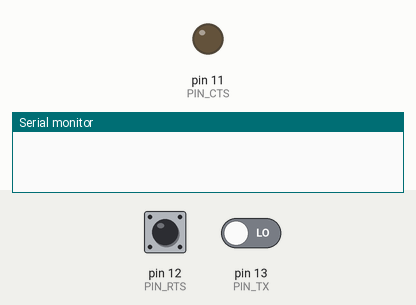
Recording of a sketch running on a simulated Arduino Uno, built with avr-gcc and run on an emulated ATmega328P. Shown: output pins drawn as LEDs (lit = HIGH), the last lines printed to the serial monitor. Dashed ring = blinking. The test bench sets the inputs (shaded band); at power-on: pin 12 (PIN_RTS) LOW, pin 13 (PIN_TX) LOW. Pins used as bus, display or sensor lines are not drawn.

Above: at 1.2 s.
1.3 s: pin 12 (PIN_RTS) driven HIGH
At 2.4 s:
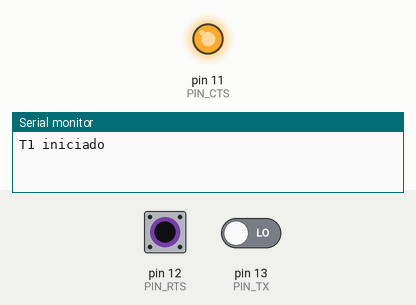
2.8 s: pin 12 (PIN_RTS) driven LOW
At 4.6 s:
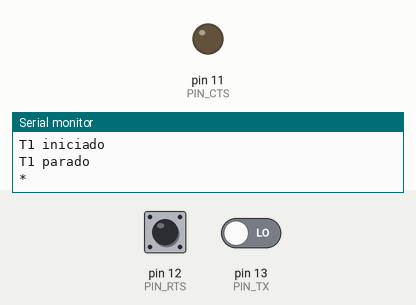
4.9 s: pin 12 (PIN_RTS) pulsed HIGH 5 times (0.12 s each, 0.3 s apart)
At 7.0 s:
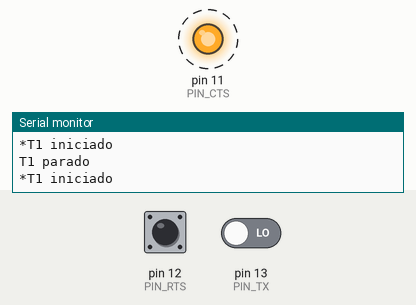
Timing chart, 0 to 8.8 s (numbered marks = the images above; inputs shaded):
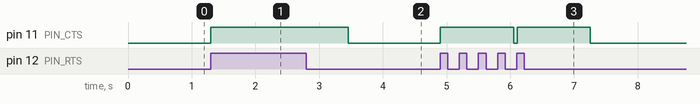

The sketch:

Receiver.ino
```cpp
#include "Temporizador.h"

// Pinos
#define PIN_TX 13
#define PIN_RTS 12
#define PIN_CTS 11
#define PIN_CLK 8

// Baud
#define BAUD_RATE 1
#define HALF_BAUD 1000 / (2 * BAUD_RATE)

// Controlador de recepção
bool receiving;

// RTS atual
int curRTS;

// Caractere atual
char curChar;
bool evenParity;

// Posição
int charPosition;

// Mostra o clock no pino 8
void showClock(bool b) {
    digitalWrite(PIN_CLK, b);
    delay(50);
}

// Paridade
bool getParity(char c) {
    bool parity = 0;
    while (c) {
        parity = !parity;
        c = c & (c - 1);
    }
    return parity;
}

// Exibe o dado
void printData() {
    // Checa paridade
    bool par = getParity(curChar);

    // Exibe o dado
    Serial.print((evenParity && !par) || (!evenParity && par) ? String(curChar)
                                                              : "*");
}

// Reseta a transmissão
void resetTransmission() {
    receiving = false;
    evenParity = false;
    charPosition = 7;
}

// Interrupção
ISR(TIMER1_COMPA_vect) {
    // Mostra o clock
    showClock(HIGH);

    // Lê o RTS do pino
    if (digitalRead(PIN_RTS)) {
        // Lê o dado
        bool cBit = digitalRead(PIN_TX);

        // Caso seja componente do char
        if (charPosition >= 0) {
            bitWrite(curChar, charPosition--, cBit);
            return;
        }

        // Caso seja componente de paridade
        if (cBit) {
            evenParity = true;
            return;
        }

        return;
    }

    // Pausa o temporizador
    paraTemporizador();

    // Exibe o dado
    printData();

    // Configura o CTS
    digitalWrite(PIN_CTS, LOW);

    // Indica o fim de recepção
    resetTransmission();
}

void setup() {
    // Desabilita interrupcoes
    noInterrupts();

    // Inicializa serial
    Serial.begin(9600);

    // Configura pinos
    pinMode(PIN_TX, INPUT);
    pinMode(PIN_RTS, INPUT);
    pinMode(PIN_CTS, OUTPUT);
    pinMode(PIN_CLK, OUTPUT);

    // Configura timer
    configuraTemporizador(BAUD_RATE);

    // Reseta operadores
    resetTransmission();

    // Habilita interrupcoes
    interrupts();

    // Inicializa o CTS
    digitalWrite(PIN_CTS, LOW);
}
void loop() {
    // Lê o RTS
    curRTS = digitalRead(PIN_RTS);

    if (!receiving && curRTS == HIGH) {
        // Indica o início de recepção
        receiving = true;

        // Configura o CTS
        digitalWrite(PIN_CTS, HIGH);

        delay(0.3 * HALF_BAUD);

        // Inicia o temporizador
        iniciaTemporizador();
    }

    showClock(LOW);
}
```

Temporizador.h
```cpp
void configuraTemporizador(int baud_rate){
  int frequencia;
  frequencia = constrain(baud_rate,1,1500);
  //set timer1 interrupt
  TCCR1A = 0;// set entire TCCR1A register to 0
  TCCR1B = 0;// same for TCCR1B
  TCNT1  = 0;//initialize counter value to 0
  //OCR1A = contador;// = (16*10^6) / (10*1024) - 1 (must be <65536)
  OCR1A = ((16 * pow(10,6))/(1024*frequencia)) - 1;
  // turn on CTC mode (clear time on compare)
  TCCR1B |= (1 << WGM12);
  // Turn T1 off
  TCCR1B &= 0xF8;
  // Disable interrupts
  TIMSK1 = 0;
  TIFR1 = 0;
}

void iniciaTemporizador(){
  Serial.println("T1 iniciado");
  TCNT1 = 0;//initialize counter value to 0
  TIFR1 = 0;
  // enable timer compare interrupt
  TIMSK1 |= (1 << OCIE1A);
  // Set CS10 and CS12 bits for 1024 prescaler
  TCCR1B |= (1 << CS12) | (1 << CS10);
}

void paraTemporizador(){
  Serial.println("T1 parado");
    // Turn T1 off
  TCCR1B &= 0xF8;
  TIMSK1 = 0;
}
```

Measured:
- after the input at 1.3 s, pin 11 (PIN_CTS): LOW → HIGH at once
- after the input at 2.8 s, pin 11 (PIN_CTS): HIGH → LOW after 0.65 s
- after the input at 4.9 s, pin 11 (PIN_CTS): alternates HIGH for 1.2 s and LOW for 0.05 s, 4 changes in all, then stays LOW, starting at once
